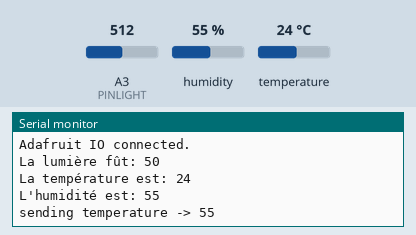
This sketch was run on a simulated Arduino Uno, built with avr-gcc and run on an emulated ATmega328P. Parts: the last lines printed to the serial monitor. Inputs (shaded band) come from the test bench; at power-on: humidity 55 %, A3 (PINLIGHT) = 512, temperature 24 °C.

Above: at 2.7 s.
2.8 s: humidity set to 22 %
4.3 s: A3 (PINLIGHT) set to 716
At 5.3 s:
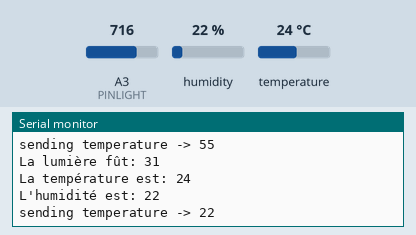
5.8 s: humidity set to 40 %
At 11.11 s:
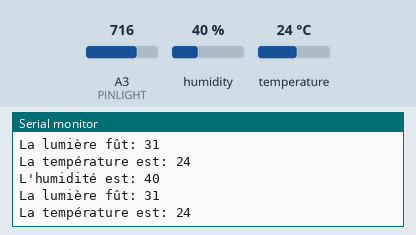
12.1 s: temperature set to 12 °C
At 13.05 s:
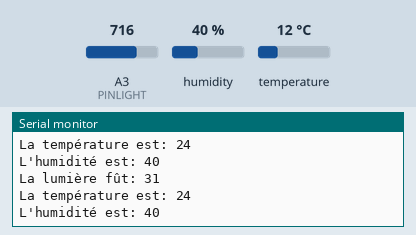
13.6 s: A3 (PINLIGHT) set to 900
At 15.72 s:
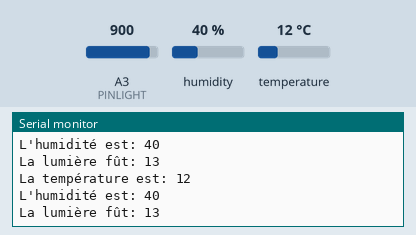
Timing chart, 0 to 17.2 s (numbered marks = the images above; inputs shaded):
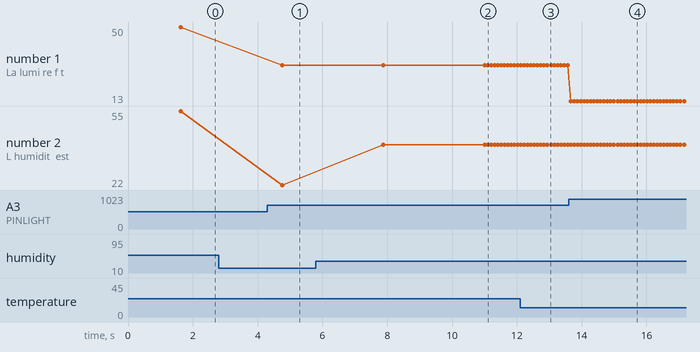

The sketch:

blacklungs_V1.ino
```cpp
#include <DHT.h>
#include "config.h"
#define PINLIGHT A3
#define DHTSENSOR 21 // Digital 21
#define DHTTYPE DHT11
DHT dht(DHTSENSOR, DHTTYPE); //dht
int lightValue = 0; // photosensor
// button state
int current = 1;
int last = 0;
// set up the 'digital' feed
AdafruitIO_Feed *humidityfeed = io.feed("humidity");
void setup() {
  /// put your setup code here, to run once:
  pinMode(PINLIGHT, INPUT);
  Serial.begin(115200);
  dht.begin();
  // wait for serial monitor to open
  while(! Serial);
  // connect to io.adafruit.com
  Serial.print("Connecting to Adafruit IO");
  io.connect();
  // wait for a connection
  while(io.status() < AIO_CONNECTED) {
    Serial.print(".");
    delay(500);
  }
  // we are connected
  Serial.println();
  Serial.println(io.statusText());
}
void loop() {
  // io.run(); is required for all sketches.
  // it should always be present at the top of your loop
  // function. it keeps the client connected to
  // io.adafruit.com, and processes any incoming data.
  io.run();
  lightValue = readLight();
  int temperature = dht.readTemperature();
  int humidity = dht.readHumidity();
  current = humidity;
  Serial.print("La lumière fût: " );
  Serial.println(lightValue);
  Serial.print("La température est: " );
  Serial.println(temperature );
  Serial.print("L'humidité est: " );
  Serial.println(humidity);
  // return if the value hasn't changed
  if(current == last)
    return;
  // save the current state to the 'digital' feed on adafruit io
  Serial.print("sending temperature -> ");
  Serial.println(current);
  humidityfeed->save(current);
  // store last button state
  last = current;
  delay(3000);
}
int readLight() {
  int current = constrain(analogRead(PINLIGHT), 0, 1023);
  int currentConvertValue = map(current, 0, 1023, 100, 0);
  return currentConvertValue;
}
```

config.h
```cpp
#define IO_USERNAME "tomlyon25"
#define IO_KEY "aio_SaAN10nJiIl3jGsTI5vMODMjIQ6g"
#define WIFI_SSID "thomaswifi"
#define WIFI_PASS "thomaswifi"
#include "AdafruitIO_WiFi.h"
AdafruitIO_WiFi io(IO_USERNAME, IO_KEY, WIFI_SSID, WIFI_PASS);
```

Measured:
- after the input at 4.3 s, the serial monitor: prints a new line after 0.45 s (image 1)
- after the input at 5.8 s, the serial monitor: prints a new line after 2.1 s (image 2)
- after the input at 13.6 s, the serial monitor: prints a new line after 0.07 s (image 4)
- plotted number 1: 50 → 31 after the input at 4.3 s, 31 → 13 after the input at 13.6 s
- plotted number 2: 22 → 40 after the input at 5.8 s
